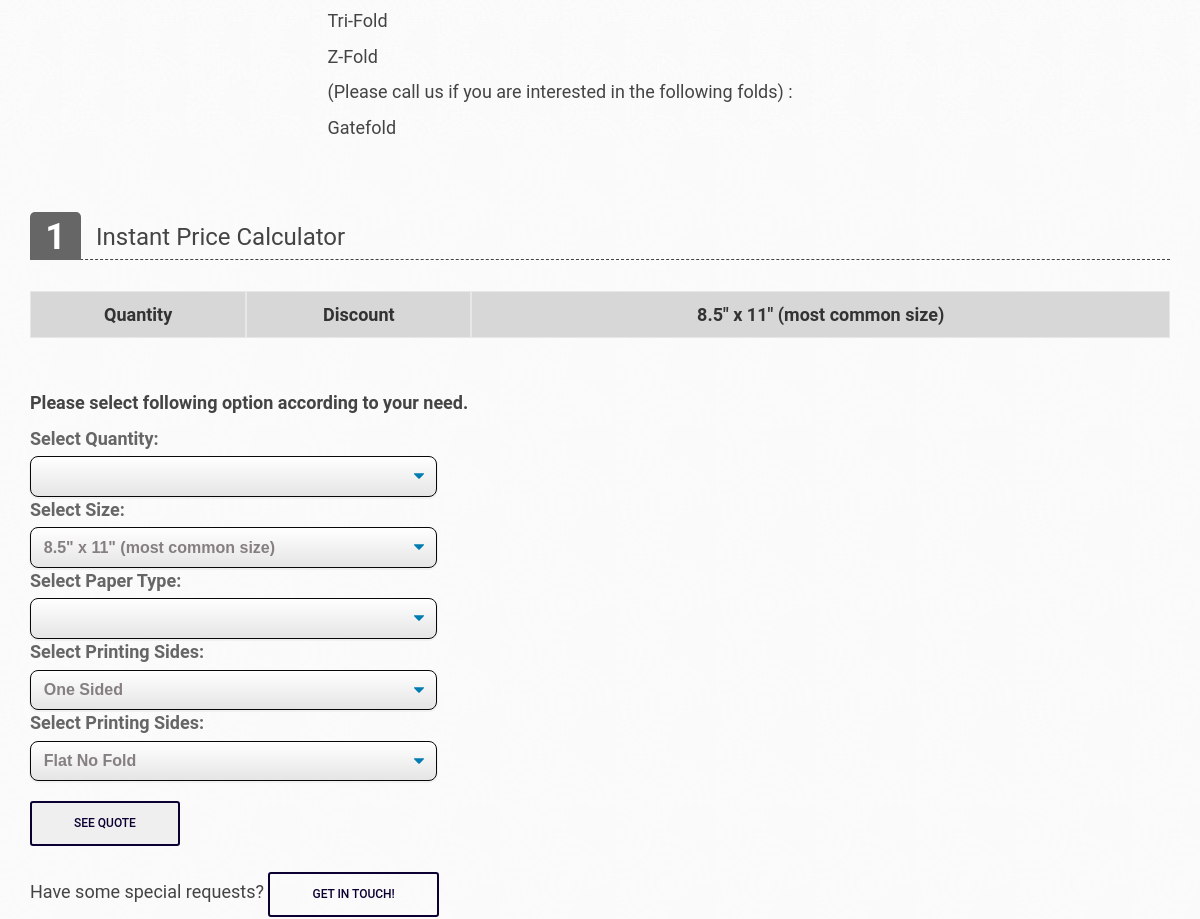
Before: /marketing-products/brouchers-flyers-detail (middle part) with the older database file.
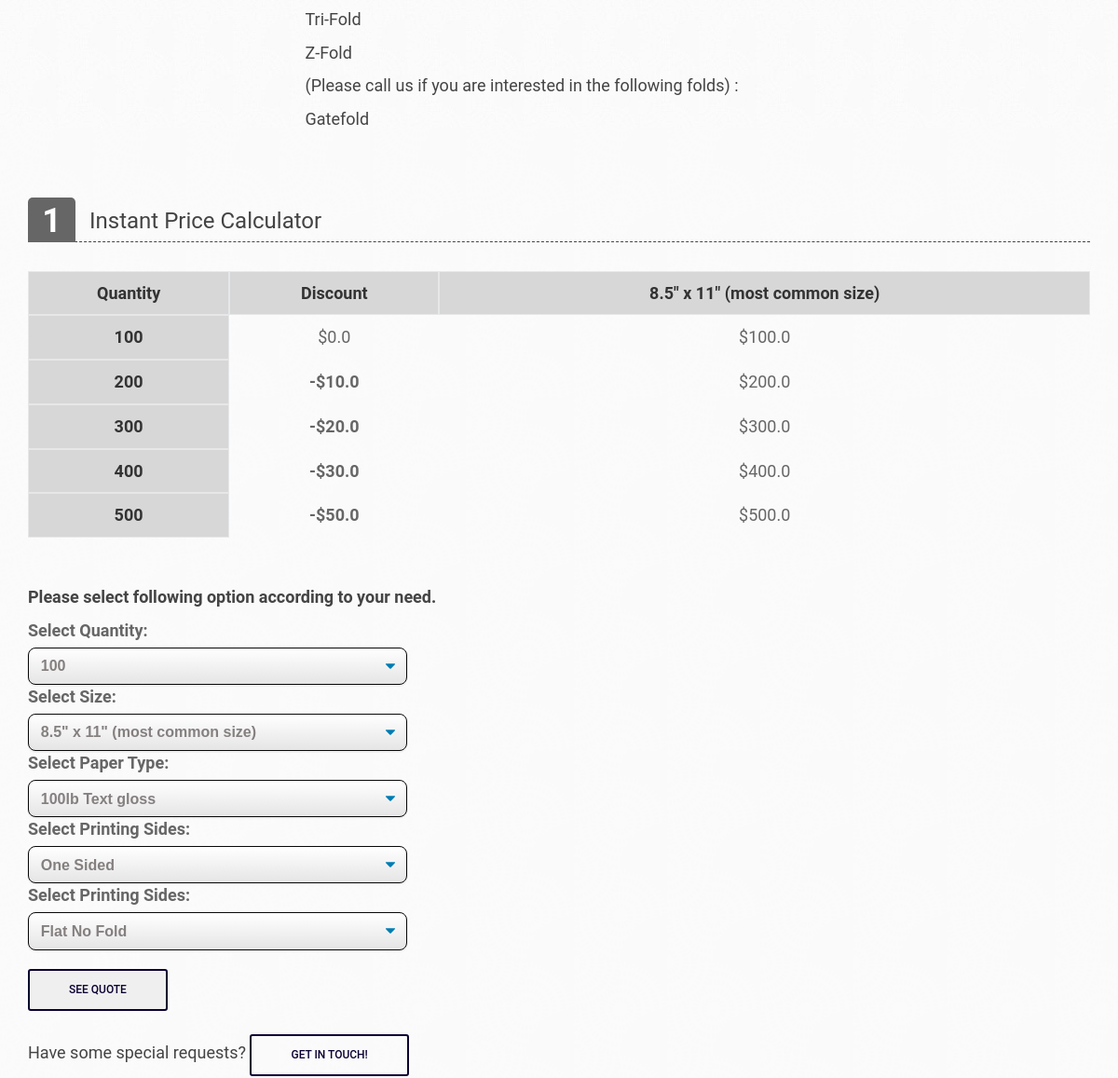
After: the same page with the newer database file.
### Marketing_Products/models.py (models this page shows, shortened)
class BrochuresAndFlyers(models.Model):
    quantity = models.PositiveIntegerField(default=0, blank=False, editable=True)
    price = models.FloatField(default=0, blank=False, editable=True, validators=[MinValueValidator(0.0)])
    Discount = models.FloatField(default=0, blank=False, editable=True, validators=[MinValueValidator(0.0)])
    class Meta:
        verbose_name = "2 - Brochures and Flyer"

### Marketing_Products/views.py (the view)
# urls.py: path('brouchers-flyers-detail', Broucher_Flyers_Detail, name='brouchers-flyers-detail'),
def Broucher_Flyers_Detail(request):
    product = mp_products.objects.get(id=3)
    table = BrochuresAndFlyers.objects.all()
    b_object = b_products.objects.all()
    bc_object = bc_products.objects.all()
    bs_object = bs_products.objects.all()
    lf_object = lf_products.objects.all()
    mp_object = mp_products.objects.all()
    urls_bc_aside =  urls_bc_aside = ["/business-cards/business-card-detail" , "/business-cards/edge-painted-detail", "/business-cards/foil-business-card-detail","/business-cards/raised-spot-uv-business-card-detail", "/business-cards/pantone-business-cards-detail", "/business-cards/plastic-business-cards-detail", "/business-cards/raised-ink-business-cards-detail"]
    urls_bs_aside =  ["/business-stationary/envelopes-detail", "/business-stationary/letterhead-detail", "/business-stationary/notepad-detail"]
    urls_lf_aside = ["/large-format/floor-stickers-detail", "/large-format/foamcore-poster-detail", "/large-format/poster-printing-detail", "/large-format/retractable-banners-detail", "/large-format/table-cover-detail"]
    urls_mp_aside = ["calenders-detail","brouchers-flyers-detail" , "postcards-detail", "hangtags-detail", "labels-and-stickers-detail" , "ncr-forms-detail" , "presentation-folder-detail", "custom-holiday-cards-detail"]
    b_urls = ["/boxes/pillow-boxes-detail", "/boxes/gable-boxes-detail" ,"/boxes/window-boxes-detail", "/boxes/mailer-boxes-detail" , "/boxes/kraft-boxes-detail", "/boxes/cosmetics-boxes-detail" ,"/boxes/sleeve-boxes-detail", "/boxes/display-boxes-detail", "/boxes/beverage-boxes-detail", "/boxes/candle-boxes-detail", "/boxes/auto-parts-boxes-detail", "/boxes/pizza-boxes-detail"]
    b_aside = zip(b_urls,b_object)
    mp_aside = zip(urls_mp_aside, mp_object)
    bs_aside = zip(urls_bs_aside, bs_object)
    bc_aside = zip(urls_bc_aside,bc_object)
    lf_aside = zip(urls_lf_aside, lf_object)
    menu = BrochuresAndFlyers.objects.all()
    menu1 = Extra_features.objects.all()
    if request.POST:
        var = request.POST
        quantity = var['quantity']
        size = var['size']
        paper_type = var['paper_type']
        sides = var['sides']
        fold = var['fold']
        size_quantity_query = BrochuresAndFlyers.objects.filter(quantity=quantity).values('price')
        paper_type_query = Extra_features.objects.filter(paper_type=paper_type).values('paper_type_price')
        fold_query = Extra_features.objects.filter(paper_type=paper_type).values(fold)
        discount_query = BrochuresAndFlyers.objects.filter(quantity=quantity).values('Discount')
        fold_query = Extra_features.objects.filter(paper_type=paper_type).values(fold)
        if sides == 'two_sided':
            sides_query = Extra_features.objects.filter(paper_type=paper_type).values('second_side_printing_price')
            for u in sides_query:
                price_side = u['second_side_printing_price']
                break
        else:
            price_side = 0
        for r in size_quantity_query:
            size_quantity_price = r['price']
        for i in paper_type_query:
            price_paper = i['paper_type_price']
        for y in discount_query:
            price_discount = y['Discount']
        for w in fold_query:
            price_fold = w[fold]
        total_price = ((float(price_paper) * float(quantity)) + (float(price_side) * float(quantity)) + (float(price_fold) * float(quantity)) + size_quantity_price) - price_discount
        extra_f_dict = {"Fold": fold,
                        "Size": size,
                        "paper_type": paper_type,
                        "sides": sides}
        request.session['invoice'] = total_price
        request.session['label'] = product.Label
        request.session['discount'] = price_discount
        request.session['id'] = 3
        request.session['cat'] = 'mp_products'
        request.session['extra_f'] = extra_f_dict
        request.session['quantity'] = quantity
        print('Form Submitted')
    else:
        total_price = 0
        request.session['invoice'] = 0
        request.session['label'] = ' '
        request.session['discount'] = 0
        request.session['id'] = 1
        request.session['quantity'] = 0
        request.session['cat'] = 'mp_products'
        print('Form not submitted')
        print(total_price)
        print('----------')
    context = {
        'total_price' : total_price,
        "menu": menu,
        "menu1": menu1,
        "table" : table,
        "bc_product" : bc_object,
        "bs_product" : bs_object,
        "lf_product" : lf_object,
        "mp_product" : mp_object,
        "label" : product.Label,
        "Description": product.Description,
        "image1" : product.image1,
        "image2" : product.image2,
        "image3" : product.image3,
        "bc_aside": bc_aside,
        "bs_aside" : bs_aside,
        "lf_aside": lf_aside,
        "b_aside": b_aside,
        "mp_aside": mp_aside,
    }
    if request.POST:
        return redirect('/checkout')
    return render(request, "Marketing_Products/brouchers&flyers.html", context)

### Marketing_Products/templates/Marketing_Products/brouchers&flyers.html (shortened to what the changed rows need)
{% extends 'base.html' %}
{% load static %}
{% block content %}
<main class="main" id="product-detail">
    <section class="add-to-cart-w">
        <div class="container">
            <div class="row">
                <div class="col-md-12 col-sm-12 product-options">
                    <div class="row">
                        <div class="option-grib-w col-md-12">
                            <div class="scroll-pane horizontal-only">
                                <table>
                                    <tr class="strikeout">
                                        <th>Quantity</th>
                                        <th>Discount</th>
                                        <th rowspan="1"> 8.5" x 11" (most common size)</th>
                                    </tr>
                                    {% for table in table %}
                                    <tr>
                                        <th>{{ table.quantity }} </th>
                                        <td>
                                            {% if table.Discount %}
                                            <strong> -${{ table.Discount }} </strong>
                                            {% else %}
                                            ${{ table.Discount }}
                                           {% endif %}
                                        </td>
                                        <td>
                                            ${{ table.price }}
                                        </td>
                                    </tr>
                                    {% endfor %}
                                </table>
                            </div>
                        </div>
                    </div>
                    <br>
                    <br>
                    <form method="POST" id="product-detail-form">
                        <div class="options-list-w">
                            <div class="row">
                                <div class="block-options col-md-4 col-sm-5">
                                    <div class="options-col">
                                        <label for="cars">Select Quantity:</label>
                                        <select class="select-css" name="quantity">
                                            {% for menu in menu %}
                                            <option value="{{ menu.quantity }}">{{ menu.quantity }}</option>
                                            {% endfor %}
                                        </select>
                                    </div>
                                </div>
                            </div>
                            <div class="row">
                                <div class="block-options col-md-4 col-sm-5">
                                    <div class="options-col">
                                        <label for="cars">Select Paper Type:</label>
                                        <select class="select-css" name="paper_type">
                                            {% for menu1 in menu1 %}
                                            {% if menu1.paper_type %}
                                            <option value="{{  menu1.paper_type }}">{{ menu1.paper_type }}</option>
                                            {% endif %}
                                            {% endfor %}
                                        </select>
                                    </div>
                                </div>
                            </div>
                        </div>
                    </form>
                    <br>
                </div>
            </div>
        </div>
    </section>
</main>
{% endblock content %}

Changed rows visible on the page:
added BrochuresAndFlyers: quantity "100", Discount "0.0", price "100.0"
added BrochuresAndFlyers: quantity "200", Discount "10.0", price "200.0"
added BrochuresAndFlyers: quantity "300", Discount "20.0", price "300.0"
added BrochuresAndFlyers: quantity "400", Discount "30.0", price "400.0"
added BrochuresAndFlyers: quantity "500", Discount "50.0", price "500.0"
Other visible differences:
form field quantity: (not shown) → "100"
form field paper_type: (not shown) → "100lb Text gloss"
